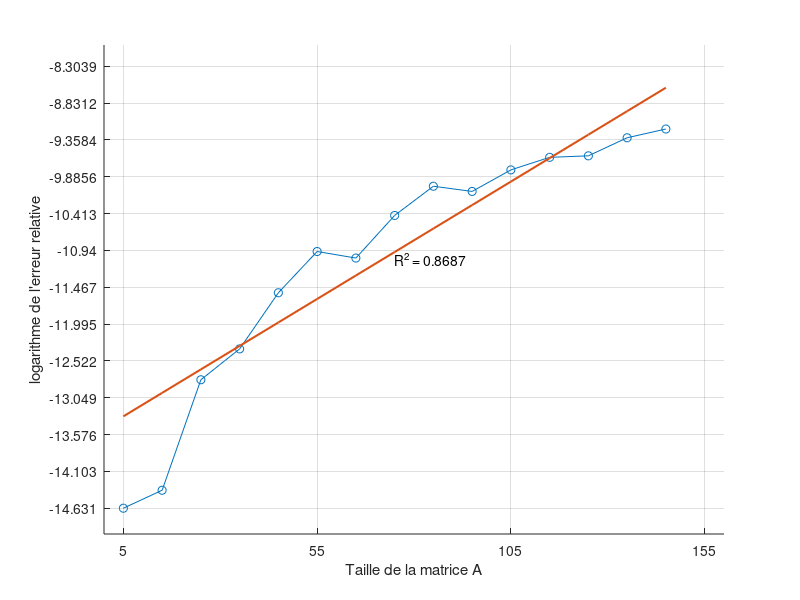
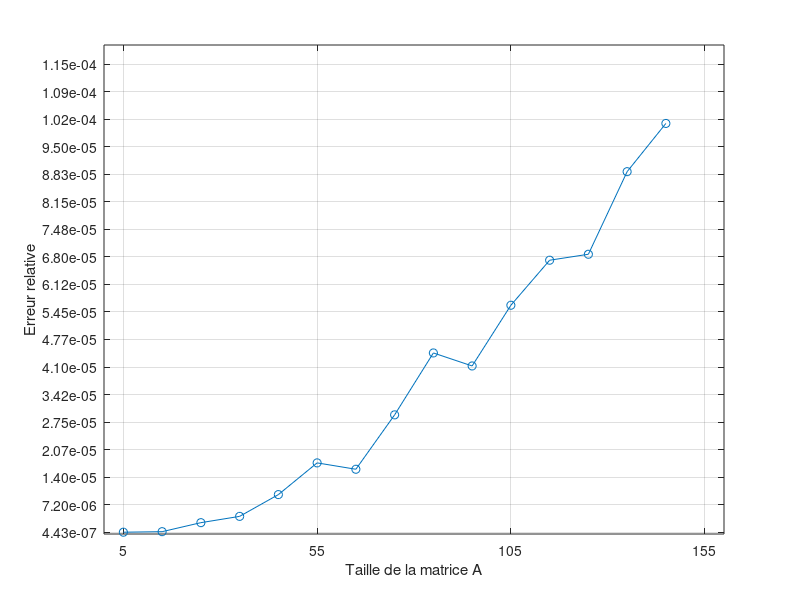
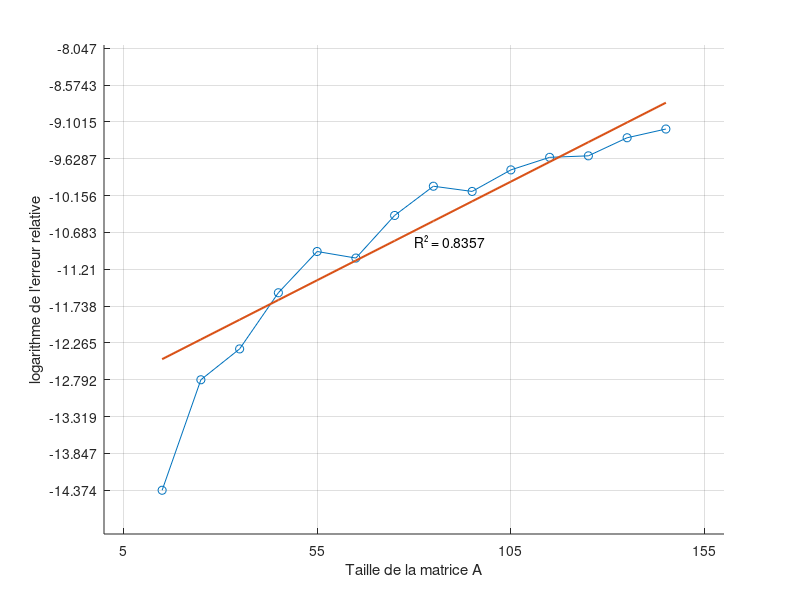

Here is the MATLAB script that generated these plots, in order:
clear all;
close all;

% Lecture des données
fid = fopen("resultat.txt", "r");
data = textscan(fid, "%f %f", "HeaderLines", 1);
fclose(fid);

n      = data{2}(1:end-1);
Erreur = data{1}(2:end);
logE   = log(Erreur);

%% ===== FIGURE 1 : log(Erreur) + régression =====

p = polyfit(n(2:end), logE(2:end), 1);
y = polyval(p, n);

figure(1);
hold on;
plot(n, logE, 'o-');
plot(n, y, 'LineWidth', 1.5);

r = logE - y;
R2 = 1 - norm(r)^2 / norm(logE - mean(logE))^2;

pas = abs(logE(2:end) - logE(1:end-1));
pas = max(pas) / 3;

set(gca, "xtick", 5:50:705);
set(gca, "ytick", min(logE):pas:max(logE)+5*pas);

xlabel('Taille de la matrice A');
ylabel("logarithme de l'erreur relative");
text(mean(n), mean(logE), sprintf("R^2 = %.4f", R2));
grid on;
hold off;


%% ===== FIGURE 2 : Erreur brute =====

figure(2);
plot(n, Erreur, 'o-');

pas = abs(Erreur(2:end) - Erreur(1:end-1));
pas = max(pas) / 3;

set(gca, "xtick", 5:50:705);

yticks_vals = min(Erreur):pas:max(Erreur)+5*pas;
set(gca, "ytick", yticks_vals);

% Format scientifique manuel (Octave-compatible)
ytick_labels = cell(size(yticks_vals));
for k = 1:length(yticks_vals)
    ytick_labels{k} = sprintf('%.2e', yticks_vals(k));
end
set(gca, "yticklabel", ytick_labels);

xlabel('Taille de la matrice A');
ylabel('Erreur relative');
grid on;

logE = logE(2:end);
n = n(2:end)
%% ===== FIGURE 3 : log(Erreur) + régression =====

p = polyfit(n(2:end), logE(2:end), 1);
y = polyval(p, n);

figure(3);
hold on;
plot(n, logE, 'o-');
plot(n, y, 'LineWidth', 1.5);

r = logE - y;
R2 = 1 - norm(r)^2 / norm(logE - mean(logE))^2;

pas = abs(logE(2:end) - logE(1:end-1));
pas = max(pas) / 3;

set(gca, "xtick", 5:50:705);
set(gca, "ytick", min(logE):pas:max(logE)+5*pas);

xlabel('Taille de la matrice A');
ylabel("logarithme de l'erreur relative");
text(mean(n), mean(logE), sprintf("R^2 = %.4f", R2));
grid on;
hold off;
